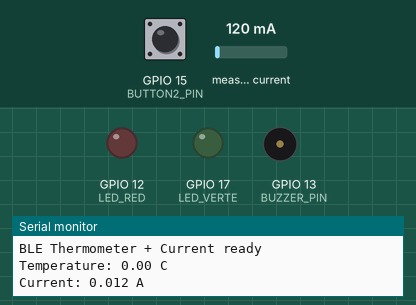
This program was run on a simulated ESP32. On the bench: output pins drawn as LEDs (lit = HIGH), buzzer (waves = sounding), the last lines printed to the serial monitor. Wiring (inferred from the names in the program): INA219 current sensor at I2C address 0x40. Dashed ring = blinking. The test bench sets the inputs (shaded band); at power-on: GPIO 15 (BUTTON2_PIN) HIGH, measured current 120 mA. Nothing arrives over Bluetooth unless stated; a phone connects over Bluetooth LE 3 s after start; pins used as bus, display or sensor lines are not drawn.

Above: at 1.3 s.
1.4 s: GPIO 15 (BUTTON2_PIN) pulled LOW for 2.35 s
At 2.25 s:
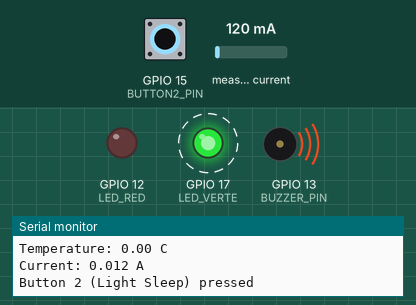
At 3.75 s:
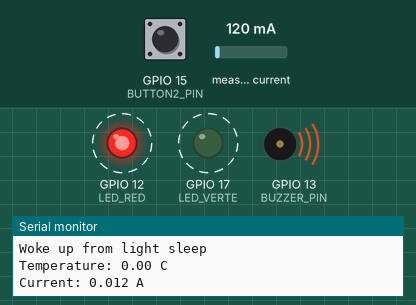
Timing chart, 0 to 11.2 s (numbered marks = the images above; inputs shaded):
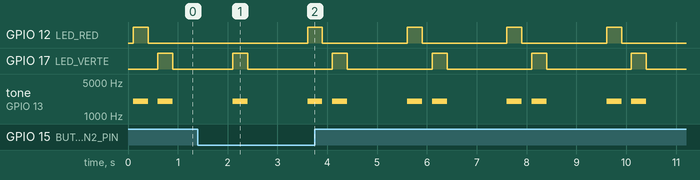

Measured:
- by itself, GPIO 12 (LED_RED), GPIO 17 (LED_VERTE): alternates HIGH for 0.30 s and LOW for 1.7 s
- by itself, tone on GPIO 13 (BUZZER_PIN): repeats every 2.0 s: silent 1.2 s, 2000 Hz 0.30 s, silent 0.20 s, 2000 Hz 0.30 s

The program:

main.cpp
```cpp
#include <Arduino.h>
#include <SPI.h>
#include <Wire.h>
#include "esp_sleep.h"
#include <BLEDevice.h>
#include <BLEServer.h>
#include <BLEUtils.h>
#include <BLE2902.h>

// Broches de commande
#define LED_RED 12    // GPIO12
#define LED_VERTE 17  // GPIO17
#define BUZZER_PIN 13 // GPIO13

// Broches SPI TMP126 (SIO = MOSI unique)
#define PIN_CS 5    // GPIO5
#define PIN_MOSI 23 // GPIO23
#define PIN_SCK 18  // GPIO18

// Boutons poussoirs
#define BUTTON1_PIN 0  // GPIO0 (UPLOAD)
#define BUTTON2_PIN 15 // GPIO15 (mode light sleep)
bool button1Pressed = false;
bool button2Pressed = false;

// BLE UUIDs
const char *serviceUUID = "00001809-0000-1000-8000-00805f9b34fb";
const char *charUUID_TEMPERATURE = "00002A1C-0000-1000-8000-00805f9b34fb";
const char *charUUID_CURRENT = "00002A19-0000-1000-8000-00805f9b34fb";

// Pointeurs vers les caractéristiques BLE
BLECharacteristic *pTempCharacteristic;
BLECharacteristic *pCurrentCharacteristic;

// INA237 I2C address
#define INA237_ADDR 0x40

//------------------------------------------------------------------------------
// I2C helper for INA237
void writeRegister(uint8_t reg, uint16_t value)
{
  Wire.beginTransmission(INA237_ADDR);
  Wire.write(reg);
  Wire.write((value >> 8) & 0xFF);
  Wire.write(value & 0xFF);
  Wire.endTransmission();
}

uint16_t readRegister(uint8_t reg)
{
  Wire.beginTransmission(INA237_ADDR);
  Wire.write(reg);
  Wire.endTransmission(false);
  Wire.requestFrom(INA237_ADDR, (uint8_t)2);
  uint16_t hi = Wire.read();
  uint16_t lo = Wire.read();
  return (hi << 8) | lo;
}

// Initialise INA237
void initINA237()
{
  writeRegister(0x00, 0x2027); // CONFIG
  writeRegister(0x05, 0x0190); // CALIBRATION
}

// Lit le courant en A
float readCurrent_A()
{
  int16_t raw = (int16_t)readRegister(0x04);
  return raw * 100e-6; // 100µA LSB
}

// Prototypes
float readTemperatureTMP126();
void blinkIndicator(int pin, int toneValue);
void enterLightSleep();

void setup()
{
  Serial.begin(115200);
  delay(100);

  // LEDs et buzzer
  pinMode(LED_RED, OUTPUT);
  pinMode(LED_VERTE, OUTPUT);
  ledcSetup(0, 2000, 8);
  ledcAttachPin(BUZZER_PIN, 0);

  // Boutons
  pinMode(BUTTON1_PIN, INPUT_PULLUP);
  pinMode(BUTTON2_PIN, INPUT_PULLUP);

  // SPI TMP126
  SPI.begin(PIN_SCK, -1, PIN_MOSI, PIN_CS);
  pinMode(PIN_CS, OUTPUT);
  digitalWrite(PIN_CS, HIGH);

  // I2C + INA237
  Wire.begin(21, 22);
  initINA237();

  // BLE
  BLEDevice::init("ESP32_Temp_Current");
  BLEServer *server = BLEDevice::createServer();
  BLEService *service = server->createService(serviceUUID);

  pTempCharacteristic = service->createCharacteristic(
      charUUID_TEMPERATURE,
      BLECharacteristic::PROPERTY_READ | BLECharacteristic::PROPERTY_NOTIFY);
  pTempCharacteristic->addDescriptor(new BLE2902());

  pCurrentCharacteristic = service->createCharacteristic(
      charUUID_CURRENT,
      BLECharacteristic::PROPERTY_READ | BLECharacteristic::PROPERTY_NOTIFY);
  pCurrentCharacteristic->addDescriptor(new BLE2902());

  service->start();
  server->getAdvertising()->start();
  Serial.println("BLE Thermometer + Current ready");
}

void loop()
{
  // Bouton Upload
  if (digitalRead(BUTTON1_PIN) == LOW)
  {
    Serial.println("Button 1 (UPLOAD) pressed");
    button1Pressed = true;
    blinkIndicator(LED_RED, 200);
  }

  // Bouton Light Sleep
  if (digitalRead(BUTTON2_PIN) == LOW)
  {
    Serial.println("Button 2 (Light Sleep) pressed");
    button2Pressed = true;
    blinkIndicator(LED_VERTE, 200);
    enterLightSleep();
  }

  // Lecture température
  float tempC = readTemperatureTMP126();
  Serial.printf("Temperature: %.2f C\n", tempC);
  int16_t tempInt = (int16_t)(tempC * 100);
  pTempCharacteristic->setValue((uint8_t *)&tempInt, sizeof(tempInt));
  pTempCharacteristic->notify();

  // Lecture courant
  float currentA = readCurrent_A();
  Serial.printf("Current: %.3f A\n", currentA);
  int16_t currInt = (int16_t)(currentA * 1000);
  pCurrentCharacteristic->setValue((uint8_t *)&currInt, sizeof(currInt));
  pCurrentCharacteristic->notify();

  // Indicateurs
  blinkIndicator(LED_RED, 128);
  blinkIndicator(LED_VERTE, 128);

  // Pas de mode économie automatique
  delay(1000); // temporisation entre lectures
}

void blinkIndicator(int pin, int toneValue)
{
  digitalWrite(pin, HIGH);
  ledcWrite(0, toneValue);
  delay(300);
  digitalWrite(pin, LOW);
  ledcWrite(0, 0);
  delay(200);
}

void enterLightSleep()
{
  Serial.println("Entering light sleep...");
  esp_sleep_enable_timer_wakeup(5ULL * 60ULL * 1000000ULL);
  esp_light_sleep_start();
  Serial.println("Woke up from light sleep");
}

float readTemperatureTMP126()
{
  uint16_t raw;
  uint8_t msb, lsb;
  SPI.beginTransaction(SPISettings(100000, MSBFIRST, SPI_MODE0));
  digitalWrite(PIN_CS, LOW);
  SPI.transfer(0x00);
  msb = SPI.transfer(0x00);
  lsb = SPI.transfer(0x00);
  digitalWrite(PIN_CS, HIGH);
  SPI.endTransaction();
  raw = (msb << 8) | lsb;
  if (raw & 0x2000)
    raw |= 0xC000;
  int16_t st = (int16_t)raw;
  return st * 0.03125;
}
```
